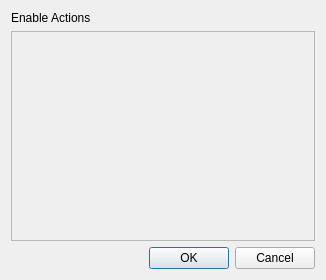
<?xml version="1.0" encoding="UTF-8"?>
<ui version="4.0">
 <class>pluginsStarterGuibase</class>
 <widget class="QDialog" name="pluginsStarterGuibase">
  <property name="geometry">
   <rect>
    <x>0</x>
    <y>0</y>
    <width>326</width>
    <height>280</height>
   </rect>
  </property>
  <property name="windowTitle">
   <string>Plugin starter settings</string>
  </property>
  <layout class="QGridLayout" name="gridLayout">
   <item row="0" column="0">
    <layout class="QVBoxLayout" name="verticalLayout_2">
     <item>
      <widget class="QLabel" name="title">
       <property name="text">
        <string>Enable Actions</string>
       </property>
      </widget>
     </item>
     <item>
      <widget class="QScrollArea" name="scrollArea">
       <property name="widgetResizable">
        <bool>true</bool>
       </property>
       <widget class="QWidget" name="scrollAreaWidgetContents_2">
        <property name="geometry">
         <rect>
          <x>0</x>
          <y>0</y>
          <width>304</width>
          <height>202</height>
         </rect>
        </property>
        <layout class="QVBoxLayout" name="verticalLayout_5">
         <item>
          <layout class="QVBoxLayout" name="verticalLayout"/>
         </item>
        </layout>
       </widget>
      </widget>
     </item>
     <item>
      <widget class="QDialogButtonBox" name="buttonBox">
       <property name="orientation">
        <enum>Qt::Horizontal</enum>
       </property>
       <property name="standardButtons">
        <set>QDialogButtonBox::Cancel|QDialogButtonBox::Ok</set>
       </property>
      </widget>
     </item>
    </layout>
   </item>
  </layout>
 </widget>
 <resources/>
 <connections>
  <connection>
   <sender>buttonBox</sender>
   <signal>accepted()</signal>
   <receiver>pluginsStarterGuibase</receiver>
   <slot>accept()</slot>
   <hints>
    <hint type="sourcelabel">
     <x>162</x>
     <y>256</y>
    </hint>
    <hint type="destinationlabel">
     <x>162</x>
     <y>139</y>
    </hint>
   </hints>
  </connection>
  <connection>
   <sender>buttonBox</sender>
   <signal>rejected()</signal>
   <receiver>pluginsStarterGuibase</receiver>
   <slot>reject()</slot>
   <hints>
    <hint type="sourcelabel">
     <x>162</x>
     <y>256</y>
    </hint>
    <hint type="destinationlabel">
     <x>162</x>
     <y>139</y>
    </hint>
   </hints>
  </connection>
 </connections>
</ui>
